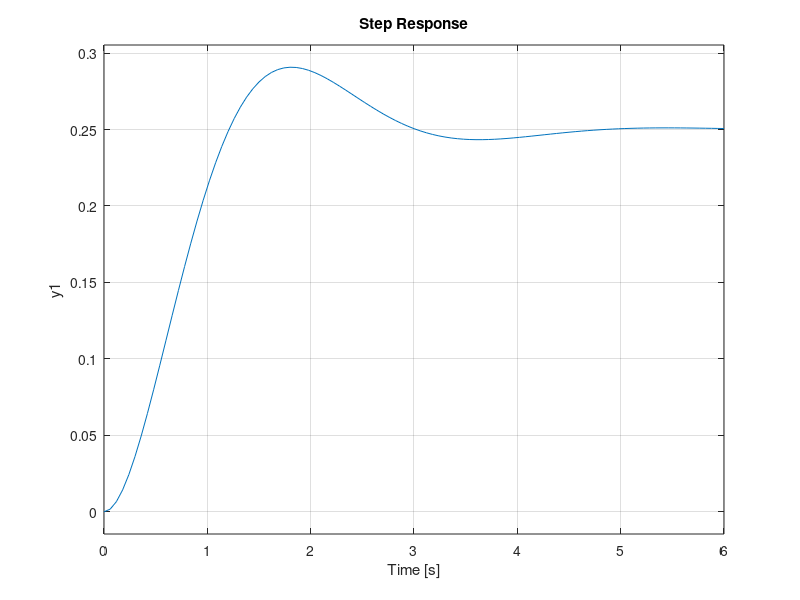

This chart was generated by the following MATLAB code:
%%Step Response of second order system for steady state error
steadysystem=tf([1],[1 2 4]);
figure(1)
step(steadysystem)
